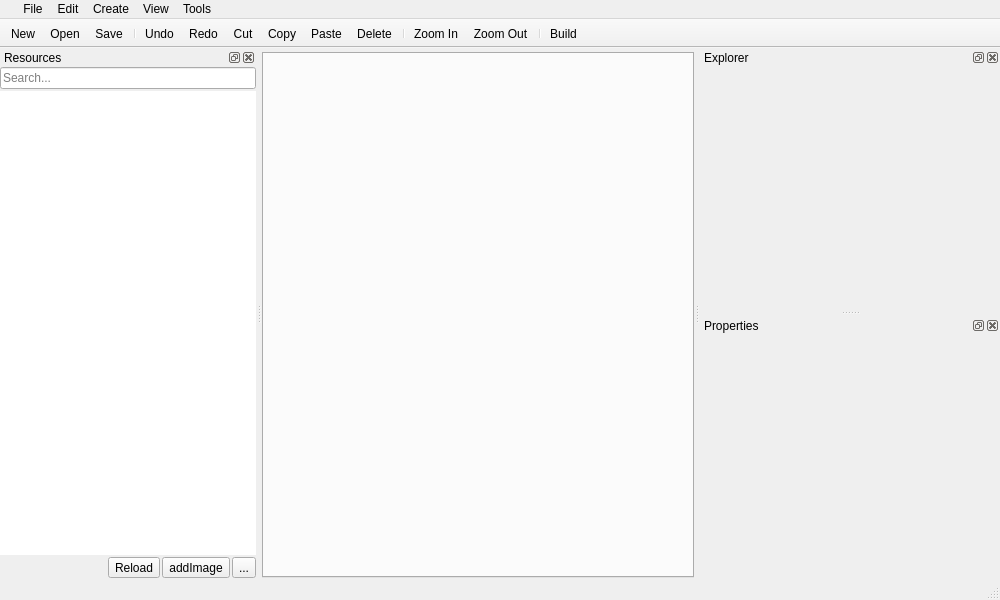
<?xml version="1.0" encoding="UTF-8"?>
<ui version="4.0">
 <class>MainWindow</class>
 <widget class="QMainWindow" name="MainWindow">
  <property name="geometry">
   <rect>
    <x>0</x>
    <y>0</y>
    <width>1000</width>
    <height>600</height>
   </rect>
  </property>
  <property name="sizePolicy">
   <sizepolicy hsizetype="Preferred" vsizetype="Maximum">
    <horstretch>0</horstretch>
    <verstretch>0</verstretch>
   </sizepolicy>
  </property>
  <property name="minimumSize">
   <size>
    <width>1000</width>
    <height>600</height>
   </size>
  </property>
  <property name="windowTitle">
   <string>Mi Create</string>
  </property>
  <property name="windowIcon">
   <iconset resource="resources/icons.qrc">
    <normaloff>:/Images/MiCreate48x48.png</normaloff>:/Images/MiCreate48x48.png</iconset>
  </property>
  <property name="animated">
   <bool>true</bool>
  </property>
  <property name="documentMode">
   <bool>false</bool>
  </property>
  <property name="tabShape">
   <enum>QTabWidget::Rounded</enum>
  </property>
  <widget class="QWidget" name="centralwidget">
   <property name="sizePolicy">
    <sizepolicy hsizetype="Minimum" vsizetype="Minimum">
     <horstretch>0</horstretch>
     <verstretch>0</verstretch>
    </sizepolicy>
   </property>
   <property name="minimumSize">
    <size>
     <width>200</width>
     <height>0</height>
    </size>
   </property>
   <layout class="QGridLayout" name="gridLayout_2">
    <property name="leftMargin">
     <number>0</number>
    </property>
    <property name="topMargin">
     <number>4</number>
    </property>
    <property name="rightMargin">
     <number>0</number>
    </property>
    <property name="bottomMargin">
     <number>0</number>
    </property>
    <property name="spacing">
     <number>0</number>
    </property>
    <item row="0" column="0">
     <widget class="QTabWidget" name="workspace">
      <property name="currentIndex">
       <number>-1</number>
      </property>
      <property name="documentMode">
       <bool>false</bool>
      </property>
      <property name="tabsClosable">
       <bool>true</bool>
      </property>
      <property name="movable">
       <bool>true</bool>
      </property>
      <property name="tabBarAutoHide">
       <bool>true</bool>
      </property>
     </widget>
    </item>
   </layout>
  </widget>
  <widget class="QMenuBar" name="menubar">
   <property name="geometry">
    <rect>
     <x>0</x>
     <y>0</y>
     <width>1000</width>
     <height>22</height>
    </rect>
   </property>
   <property name="contextMenuPolicy">
    <enum>Qt::NoContextMenu</enum>
   </property>
   <widget class="QMenu" name="menuFile">
    <property name="title">
     <string>File</string>
    </property>
    <addaction name="actionNewFile"/>
    <addaction name="actionOpenFile"/>
    <addaction name="separator"/>
    <addaction name="actionSave"/>
    <addaction name="separator"/>
    <addaction name="actionExit"/>
   </widget>
   <widget class="QMenu" name="menuView">
    <property name="title">
     <string>View</string>
    </property>
    <widget class="QMenu" name="menuZoom">
     <property name="title">
      <string>Zoom</string>
     </property>
     <addaction name="actionZoom_In"/>
     <addaction name="actionZoom_Out"/>
    </widget>
    <addaction name="actionToggleExplorer"/>
    <addaction name="actionToggleProperties"/>
    <addaction name="actionToggleResources"/>
    <addaction name="separator"/>
    <addaction name="actionToggleToolbar"/>
    <addaction name="separator"/>
    <addaction name="menuZoom"/>
    <addaction name="separator"/>
    <addaction name="actionFull_Screen"/>
   </widget>
   <widget class="QMenu" name="menuEdit">
    <property name="title">
     <string>Edit</string>
    </property>
    <widget class="QMenu" name="menuLayers">
     <property name="title">
      <string>Layers</string>
     </property>
     <addaction name="actionBring_to_Front"/>
     <addaction name="actionBring_Forwards"/>
     <addaction name="separator"/>
     <addaction name="actionSend_to_Back"/>
     <addaction name="actionSend_Backwards"/>
    </widget>
    <addaction name="actionUndo"/>
    <addaction name="actionRedo"/>
    <addaction name="separator"/>
    <addaction name="actionCut"/>
    <addaction name="actionCopy"/>
    <addaction name="actionPaste"/>
    <addaction name="separator"/>
    <addaction name="menuLayers"/>
    <addaction name="separator"/>
    <addaction name="actionProject_XML_File"/>
    <addaction name="separator"/>
    <addaction name="actionPreferences"/>
   </widget>
   <widget class="QMenu" name="menuTools">
    <property name="title">
     <string>Tools</string>
    </property>
    <addaction name="actionBuild"/>
    <addaction name="actionUnpack"/>
    <addaction name="separator"/>
   </widget>
   <widget class="QMenu" name="menuInsert">
    <property name="tearOffEnabled">
     <bool>false</bool>
    </property>
    <property name="title">
     <string>Create</string>
    </property>
    <addaction name="actionImage"/>
    <addaction name="actionImage_List"/>
    <addaction name="separator"/>
    <addaction name="actionDigital_Number"/>
    <addaction name="actionAnalog_Display"/>
    <addaction name="actionArc_Progress"/>
   </widget>
   <widget class="QMenu" name="menuLogo">
    <property name="title">
     <string/>
    </property>
    <property name="icon">
     <iconset theme="application-logo"/>
    </property>
    <widget class="QMenu" name="menuAbout">
     <property name="title">
      <string>About</string>
     </property>
     <addaction name="actionAbout_MiFaceStudio"/>
     <addaction name="actionAbout_Qt"/>
    </widget>
    <addaction name="actionDocumentation"/>
    <addaction name="separator"/>
    <addaction name="menuAbout"/>
   </widget>
   <addaction name="menuLogo"/>
   <addaction name="menuFile"/>
   <addaction name="menuEdit"/>
   <addaction name="menuInsert"/>
   <addaction name="menuView"/>
   <addaction name="menuTools"/>
  </widget>
  <widget class="QDockWidget" name="explorerWidget">
   <property name="minimumSize">
    <size>
     <width>300</width>
     <height>150</height>
    </size>
   </property>
   <property name="styleSheet">
    <string notr="true"/>
   </property>
   <property name="windowTitle">
    <string>Explorer</string>
   </property>
   <attribute name="dockWidgetArea">
    <number>2</number>
   </attribute>
   <widget class="QWidget" name="dockWidgetContents">
    <layout class="QVBoxLayout" name="verticalLayout">
     <property name="spacing">
      <number>0</number>
     </property>
     <property name="leftMargin">
      <number>0</number>
     </property>
     <property name="topMargin">
      <number>0</number>
     </property>
     <property name="rightMargin">
      <number>0</number>
     </property>
     <property name="bottomMargin">
      <number>0</number>
     </property>
    </layout>
   </widget>
  </widget>
  <widget class="QDockWidget" name="propertiesWidget">
   <property name="sizePolicy">
    <sizepolicy hsizetype="Preferred" vsizetype="Preferred">
     <horstretch>0</horstretch>
     <verstretch>0</verstretch>
    </sizepolicy>
   </property>
   <property name="minimumSize">
    <size>
     <width>300</width>
     <height>150</height>
    </size>
   </property>
   <property name="styleSheet">
    <string notr="true"/>
   </property>
   <property name="windowTitle">
    <string>Properties</string>
   </property>
   <attribute name="dockWidgetArea">
    <number>2</number>
   </attribute>
   <widget class="QWidget" name="dockWidgetContents_2">
    <layout class="QGridLayout" name="gridLayout"/>
   </widget>
  </widget>
  <widget class="QStatusBar" name="statusBar"/>
  <widget class="QDockWidget" name="resourcesWidget">
   <property name="minimumSize">
    <size>
     <width>200</width>
     <height>262</height>
    </size>
   </property>
   <property name="windowTitle">
    <string>Resources</string>
   </property>
   <attribute name="dockWidgetArea">
    <number>1</number>
   </attribute>
   <widget class="QWidget" name="dockWidgetContents_3">
    <layout class="QGridLayout" name="gridLayout_3">
     <property name="leftMargin">
      <number>0</number>
     </property>
     <property name="topMargin">
      <number>0</number>
     </property>
     <property name="rightMargin">
      <number>0</number>
     </property>
     <property name="bottomMargin">
      <number>0</number>
     </property>
     <property name="spacing">
      <number>2</number>
     </property>
     <item row="2" column="4">
      <widget class="QToolButton" name="reloadResource">
       <property name="text">
        <string>Reload</string>
       </property>
       <property name="icon">
        <iconset resource="resources/icons.qrc">
         <normaloff>:/Dark/refresh-cw.png</normaloff>:/Dark/refresh-cw.png</iconset>
       </property>
       <property name="iconSize">
        <size>
         <width>16</width>
         <height>16</height>
        </size>
       </property>
      </widget>
     </item>
     <item row="2" column="6">
      <widget class="QToolButton" name="openResourceFolder">
       <property name="text">
        <string>...</string>
       </property>
       <property name="icon">
        <iconset theme="document-open"/>
       </property>
       <property name="iconSize">
        <size>
         <width>16</width>
         <height>16</height>
        </size>
       </property>
      </widget>
     </item>
     <item row="0" column="0" colspan="7">
      <widget class="QLineEdit" name="resourceSearch">
       <property name="inputMask">
        <string/>
       </property>
       <property name="text">
        <string/>
       </property>
       <property name="echoMode">
        <enum>QLineEdit::Normal</enum>
       </property>
       <property name="placeholderText">
        <string>Search...</string>
       </property>
       <property name="clearButtonEnabled">
        <bool>true</bool>
       </property>
      </widget>
     </item>
     <item row="1" column="0" colspan="7">
      <widget class="QListWidget" name="resourceList">
       <property name="frameShape">
        <enum>QFrame::NoFrame</enum>
       </property>
       <property name="showDropIndicator" stdset="0">
        <bool>false</bool>
       </property>
       <property name="dragEnabled">
        <bool>true</bool>
       </property>
       <property name="iconSize">
        <size>
         <width>64</width>
         <height>64</height>
        </size>
       </property>
       <property name="verticalScrollMode">
        <enum>QAbstractItemView::ScrollPerPixel</enum>
       </property>
       <property name="horizontalScrollMode">
        <enum>QAbstractItemView::ScrollPerPixel</enum>
       </property>
       <property name="flow">
        <enum>QListView::TopToBottom</enum>
       </property>
       <property name="isWrapping" stdset="0">
        <bool>false</bool>
       </property>
       <property name="resizeMode">
        <enum>QListView::Adjust</enum>
       </property>
       <property name="viewMode">
        <enum>QListView::ListMode</enum>
       </property>
       <property name="uniformItemSizes">
        <bool>false</bool>
       </property>
       <property name="wordWrap">
        <bool>true</bool>
       </property>
      </widget>
     </item>
     <item row="2" column="5">
      <widget class="QToolButton" name="addResource">
       <property name="text">
        <string>addImage</string>
       </property>
       <property name="icon">
        <iconset resource="resources/icons.qrc">
         <normaloff>:/Dark/image-plus.png</normaloff>:/Dark/image-plus.png</iconset>
       </property>
       <property name="iconSize">
        <size>
         <width>16</width>
         <height>16</height>
        </size>
       </property>
      </widget>
     </item>
    </layout>
   </widget>
  </widget>
  <widget class="QToolBar" name="toolBar">
   <property name="windowTitle">
    <string>toolBar</string>
   </property>
   <property name="movable">
    <bool>false</bool>
   </property>
   <property name="iconSize">
    <size>
     <width>16</width>
     <height>16</height>
    </size>
   </property>
   <property name="floatable">
    <bool>true</bool>
   </property>
   <attribute name="toolBarArea">
    <enum>TopToolBarArea</enum>
   </attribute>
   <attribute name="toolBarBreak">
    <bool>false</bool>
   </attribute>
   <addaction name="actionNewFile"/>
   <addaction name="actionOpenFile"/>
   <addaction name="actionSave"/>
   <addaction name="separator"/>
   <addaction name="actionUndo"/>
   <addaction name="actionRedo"/>
   <addaction name="actionCut"/>
   <addaction name="actionCopy"/>
   <addaction name="actionPaste"/>
   <addaction name="actionDelete"/>
   <addaction name="separator"/>
   <addaction name="actionZoom_In"/>
   <addaction name="actionZoom_Out"/>
   <addaction name="separator"/>
   <addaction name="actionBuild"/>
  </widget>
  <action name="actionSave">
   <property name="icon">
    <iconset theme="document-save"/>
   </property>
   <property name="text">
    <string>Save...</string>
   </property>
   <property name="shortcut">
    <string>Ctrl+S</string>
   </property>
  </action>
  <action name="actionAbout_MiFaceStudio">
   <property name="text">
    <string>About Mi Create</string>
   </property>
  </action>
  <action name="actionPreferences">
   <property name="icon">
    <iconset theme="preferences-system"/>
   </property>
   <property name="text">
    <string>Settings</string>
   </property>
   <property name="shortcut">
    <string>Ctrl+P</string>
   </property>
  </action>
  <action name="actionBuild">
   <property name="icon">
    <iconset theme="project-build"/>
   </property>
   <property name="text">
    <string>Build...</string>
   </property>
   <property name="toolTip">
    <string>Build</string>
   </property>
   <property name="shortcut">
    <string>Ctrl+K</string>
   </property>
  </action>
  <action name="actionToggleExplorer">
   <property name="checkable">
    <bool>true</bool>
   </property>
   <property name="checked">
    <bool>true</bool>
   </property>
   <property name="text">
    <string>Explorer</string>
   </property>
  </action>
  <action name="actionToggleProperties">
   <property name="checkable">
    <bool>true</bool>
   </property>
   <property name="checked">
    <bool>true</bool>
   </property>
   <property name="text">
    <string>Properties</string>
   </property>
  </action>
  <action name="actionExit">
   <property name="text">
    <string>Exit</string>
   </property>
  </action>
  <action name="actionEdit">
   <property name="checkable">
    <bool>true</bool>
   </property>
   <property name="checked">
    <bool>true</bool>
   </property>
   <property name="text">
    <string>Edit</string>
   </property>
  </action>
  <action name="actionFile">
   <property name="checkable">
    <bool>true</bool>
   </property>
   <property name="checked">
    <bool>true</bool>
   </property>
   <property name="text">
    <string>File</string>
   </property>
  </action>
  <action name="actionLayout">
   <property name="checkable">
    <bool>true</bool>
   </property>
   <property name="checked">
    <bool>true</bool>
   </property>
   <property name="text">
    <string>Layout</string>
   </property>
  </action>
  <action name="actionNewFile">
   <property name="icon">
    <iconset theme="document-new"/>
   </property>
   <property name="text">
    <string>New...</string>
   </property>
   <property name="toolTip">
    <string>New File</string>
   </property>
   <property name="shortcut">
    <string>Ctrl+N</string>
   </property>
  </action>
  <action name="actionOpenFile">
   <property name="icon">
    <iconset theme="document-open"/>
   </property>
   <property name="text">
    <string>Open...</string>
   </property>
   <property name="toolTip">
    <string>Open File</string>
   </property>
   <property name="shortcut">
    <string>Ctrl+O</string>
   </property>
  </action>
  <action name="actionUndo">
   <property name="icon">
    <iconset theme="edit-undo"/>
   </property>
   <property name="text">
    <string>Undo</string>
   </property>
   <property name="shortcut">
    <string>Ctrl+Z</string>
   </property>
   <property name="menuRole">
    <enum>QAction::NoRole</enum>
   </property>
  </action>
  <action name="actionRedo">
   <property name="icon">
    <iconset theme="edit-redo"/>
   </property>
   <property name="text">
    <string>Redo</string>
   </property>
   <property name="shortcut">
    <string>Ctrl+Y</string>
   </property>
   <property name="menuRole">
    <enum>QAction::NoRole</enum>
   </property>
  </action>
  <action name="actionAbout_Qt">
   <property name="text">
    <string>About Qt</string>
   </property>
  </action>
  <action name="actionThirdPartyNotice">
   <property name="text">
    <string>Third Party Notices</string>
   </property>
  </action>
  <action name="actionUnpack">
   <property name="icon">
    <iconset resource="resources/icons.qrc">
     <normaloff>:/Dark/package-open.png</normaloff>:/Dark/package-open.png</iconset>
   </property>
   <property name="text">
    <string>Unpack...</string>
   </property>
  </action>
  <action name="actionCut">
   <property name="icon">
    <iconset theme="edit-cut"/>
   </property>
   <property name="text">
    <string>Cut</string>
   </property>
   <property name="shortcut">
    <string>Ctrl+X</string>
   </property>
  </action>
  <action name="actionCopy">
   <property name="icon">
    <iconset theme="edit-copy"/>
   </property>
   <property name="text">
    <string>Copy</string>
   </property>
   <property name="shortcut">
    <string>Ctrl+C</string>
   </property>
  </action>
  <action name="actionPaste">
   <property name="icon">
    <iconset theme="edit-paste"/>
   </property>
   <property name="text">
    <string>Paste</string>
   </property>
   <property name="shortcut">
    <string>Ctrl+V</string>
   </property>
  </action>
  <action name="actionProject_XML_File">
   <property name="icon">
    <iconset theme="project-source"/>
   </property>
   <property name="text">
    <string>Project Source Code</string>
   </property>
  </action>
  <action name="actionResize_Images">
   <property name="text">
    <string>Resize Images</string>
   </property>
  </action>
  <action name="actionImage">
   <property name="icon">
    <iconset theme="widget-image"/>
   </property>
   <property name="text">
    <string>Image</string>
   </property>
  </action>
  <action name="actionImage_List">
   <property name="icon">
    <iconset theme="widget-imagelist"/>
   </property>
   <property name="text">
    <string>Image List</string>
   </property>
  </action>
  <action name="actionDigital_Number">
   <property name="icon">
    <iconset theme="widget-digitalnumber"/>
   </property>
   <property name="text">
    <string>Digital Number</string>
   </property>
  </action>
  <action name="actionAnalog_Display">
   <property name="icon">
    <iconset theme="widget-analogdisplay"/>
   </property>
   <property name="text">
    <string>Analog Display</string>
   </property>
  </action>
  <action name="actionArc_Progress">
   <property name="icon">
    <iconset theme="widget-arcprogress"/>
   </property>
   <property name="text">
    <string>Arc Progress</string>
   </property>
  </action>
  <action name="actionDocumentation">
   <property name="text">
    <string>Documentation</string>
   </property>
   <property name="shortcut">
    <string>Ctrl+H</string>
   </property>
  </action>
  <action name="actionConsole">
   <property name="text">
    <string>Console</string>
   </property>
  </action>
  <action name="actionFull_Screen">
   <property name="text">
    <string>Full Screen</string>
   </property>
   <property name="shortcut">
    <string>F11</string>
   </property>
  </action>
  <action name="actionDelete">
   <property name="icon">
    <iconset theme="edit-delete"/>
   </property>
   <property name="text">
    <string>Delete</string>
   </property>
   <property name="shortcut">
    <string>Backspace</string>
   </property>
  </action>
  <action name="actionBring_to_Front">
   <property name="icon">
    <iconset theme="go-top"/>
   </property>
   <property name="text">
    <string>Bring to Front</string>
   </property>
  </action>
  <action name="actionBring_Forwards">
   <property name="text">
    <string>Bring Forwards</string>
   </property>
  </action>
  <action name="actionSend_to_Back">
   <property name="icon">
    <iconset theme="go-bottom"/>
   </property>
   <property name="text">
    <string>Send to Back</string>
   </property>
  </action>
  <action name="actionSend_Backwards">
   <property name="text">
    <string>Send Backwards</string>
   </property>
  </action>
  <action name="actionZoom_In">
   <property name="icon">
    <iconset theme="zoom-in"/>
   </property>
   <property name="text">
    <string>Zoom In</string>
   </property>
   <property name="shortcut">
    <string>Ctrl+=</string>
   </property>
  </action>
  <action name="actionZoom_Out">
   <property name="icon">
    <iconset theme="zoom-out"/>
   </property>
   <property name="text">
    <string>Zoom Out</string>
   </property>
   <property name="shortcut">
    <string>Ctrl+-</string>
   </property>
  </action>
  <action name="actionOpen_NewFormat">
   <property name="text">
    <string>Open New Format...</string>
   </property>
  </action>
  <action name="actiontest">
   <property name="text">
    <string>test</string>
   </property>
  </action>
  <action name="actionToggleToolbar">
   <property name="checkable">
    <bool>true</bool>
   </property>
   <property name="checked">
    <bool>true</bool>
   </property>
   <property name="text">
    <string>Toolbar</string>
   </property>
  </action>
  <action name="actionToggleResources">
   <property name="checkable">
    <bool>true</bool>
   </property>
   <property name="checked">
    <bool>true</bool>
   </property>
   <property name="text">
    <string>Resources</string>
   </property>
  </action>
 </widget>
 <resources>
  <include location="resources/icons.qrc"/>
 </resources>
 <connections/>
 <designerdata>
  <property name="gridDeltaX">
   <number>10</number>
  </property>
  <property name="gridDeltaY">
   <number>10</number>
  </property>
  <property name="gridSnapX">
   <bool>true</bool>
  </property>
  <property name="gridSnapY">
   <bool>true</bool>
  </property>
  <property name="gridVisible">
   <bool>true</bool>
  </property>
 </designerdata>
</ui>
